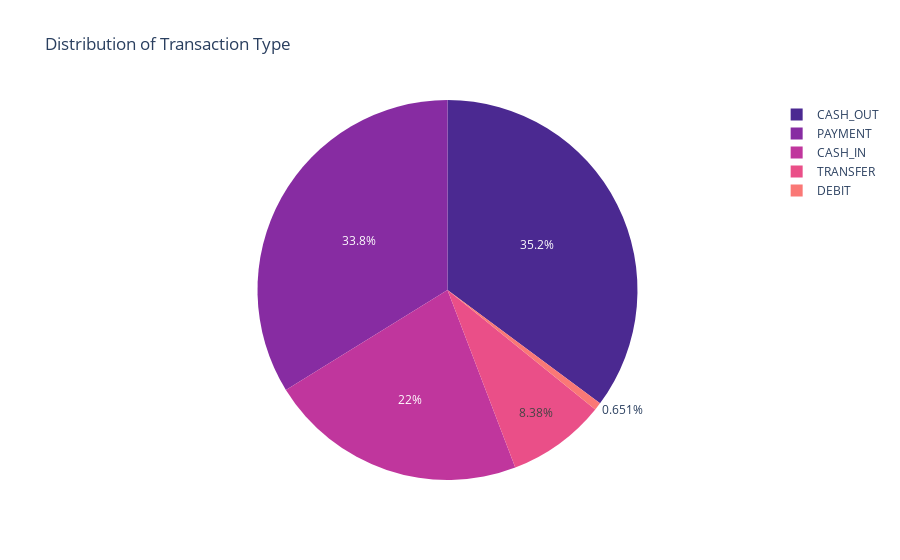

Write notebook code for a chart like this one.
### Markdown cell above
So this dataset does not have any null values. Let’s have a look at the

## Type of transaction mentioned in the dataset:

### Code cell
# Exploring transaction type
print(data.type.value_counts())

type = data["type"].value_counts()
transactions = type.index
quantity = type.values

figure = px.pie(data, 
             values=quantity, 
             names=transactions,
             color_discrete_sequence=px.colors.sequential.Agsunset, 
             title="Distribution of Transaction Type")
figure.show()

### Figure 1 — Plotly figure (JSON) as saved in the notebook; plotly's stock layout.template omitted (floating-point values rounded to 4 significant figures)
{"data": [{"domain": {"x": [0, 1], "y": [0, 1]}, "hovertemplate": "label=%{label}<br>value=%{value}<extra></extra>", "labels": ["CASH_OUT", "PAYMENT", "CASH_IN", "TRANSFER", "DEBIT"], "legendgroup": "", "name": "", "showlegend": true, "type": "pie", "values": [2237500, 2151495, 1399284, 532909, 41432]}], "layout": {"legend": {"tracegroupgap": 0}, "piecolorway": ["rgb(75, 41, 145)", "rgb(135, 44, 162)", "rgb(192, 54, 157)", "rgb(234, 79, 136)", "rgb(250, 120, 118)", "rgb(246, 169, 122)", "rgb(237, 217, 163)"], "title": {"text": "Distribution of Transaction Type"}}}
